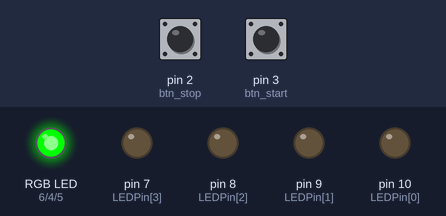
A program run on a simulated Arduino Uno, built with avr-gcc and run on an emulated ATmega328P. Parts: an RGB LED mixed from three pins (HIGH = lit), output pins drawn as LEDs (lit = HIGH). Dashed ring = blinking. The inputs (shaded band) are chosen by the test bench; at power-on: pin 3 (btn_start) HIGH, pin 2 (btn_stop) HIGH.

Above: at 1.2 s.
1.3 s: pin 3 (btn_start) pulled LOW for 0.15 s
At 1.65 s:
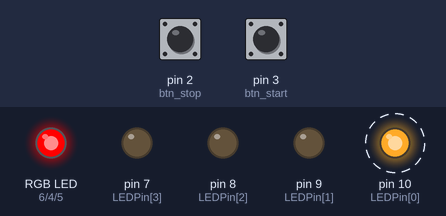
4.4 s: pin 2 (btn_stop) pulled LOW for 3.2 s
At 5.65 s:
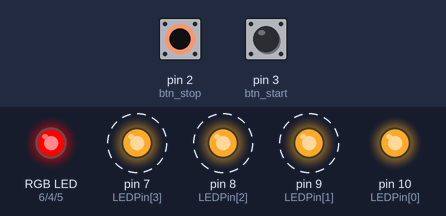
9.1 s: pin 3 (btn_start) pulled LOW for 1 s
At 9.95 s:
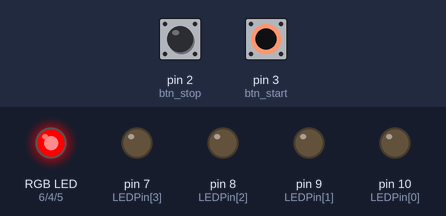
Timing chart, 0 to 22.1 s (numbered marks = the images above; inputs shaded):
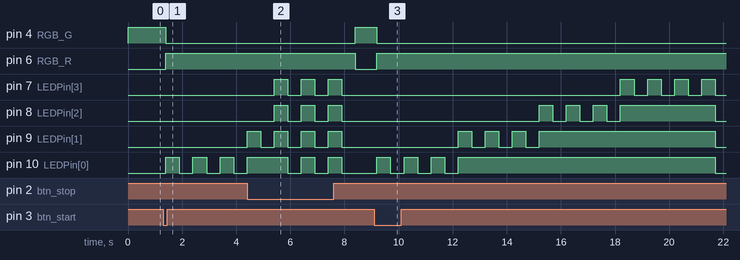

Measured:
- after the input at 1.3 s, pin 4 (RGB_G): HIGH → LOW after 0.10 s; pin 6 (RGB_R): LOW → HIGH after 0.10 s; pin 10 (LEDPin[0]): alternates HIGH for 0.50 s and LOW for 0.50 s, starting after 0.10 s
- after the input at 4.4 s, pin 4 (RGB_G): LOW → HIGH after 4.0 s; pin 6 (RGB_R): HIGH → LOW after 4.0 s; pin 7 (LEDPin[3]): alternates HIGH for 0.50 s and LOW for 0.50 s, 6 changes in all, then stays LOW, starting after 1.0 s
- after the input at 9.1 s, pin 4 (RGB_G): HIGH → LOW after 0.10 s; pin 6 (RGB_R): LOW → HIGH after 0.10 s
- by itself, pin 8 (LEDPin[2]): alternates HIGH for 0.50 s and LOW for 0.50 s, 6 changes in all, then stays LOW
- by itself, pin 9 (LEDPin[1]): alternates HIGH for 0.50 s and LOW for 0.50 s, 8 changes in all, then stays LOW

The program:

main.cpp
```cpp
#include <Arduino.h>
#include "charging.hpp"


void setup()
{
  setup_leds();
  setup_buttons();
  rgb_light(green);

  // set the initial values for debouncing
  start_last_debouncing_time = millis();
  stop_last_debouncing_time = millis();
}

void loop()
{
  current_time = millis();
  //debouncing on start button
  start_button_debounce();
  //debouncing on stop button
  stop_button_debounce();
  switch (state)
  {
  case CHARGING:
    charging();
    break;
  case ENDING:
    ending();
    break;
  default:
    break;
  }
}
```

charging.cpp
```cpp
#include "charging.hpp"

StationState state = FREE;
uint8_t LEDPin[4] = {10, 9, 8, 7};

uint8_t start_last_state = HIGH, start_state = HIGH;
unsigned long start_last_debouncing_time;

uint8_t stop_state = HIGH, stop_last_state = HIGH;
unsigned long stop_last_debouncing_time = 0;

unsigned long current_time = 0;

unsigned long start_charging_time = 0;
unsigned long ending_charging_time = 0;

void setup_leds()
{
  pinMode(LEDPin[0], OUTPUT);
  pinMode(LEDPin[1], OUTPUT);
  pinMode(LEDPin[2], OUTPUT);
  pinMode(LEDPin[3], OUTPUT);
  pinMode(RGB_R, OUTPUT);
  pinMode(RGB_B, OUTPUT);
  pinMode(RGB_G, OUTPUT);
}

void setup_buttons()
{
  pinMode(btn_start, INPUT);
  pinMode(btn_stop, INPUT);
}

void rgb_light(int color)
{
  if (color == red)
  {
    digitalWrite(RGB_R, HIGH);
    digitalWrite(RGB_B, LOW);
    digitalWrite(RGB_G, LOW);
  } else //green
  {
    digitalWrite(RGB_R, LOW);
    digitalWrite(RGB_G, HIGH);
    digitalWrite(RGB_B, LOW);
  }
}

void start_button_debounce()
{
    uint8_t value = digitalRead(btn_start);
    if (value != start_last_state) {
        start_last_debouncing_time = current_time;
    }
    if ((current_time - start_last_debouncing_time) > start_debouncing_delay)
    {
        if (value != start_state)
        {
            // modify the current button state
            start_state = value;

            if (start_state == LOW) // the button was pressed
            {
                Serial.println(value);
                if (state == FREE) {
                    state = CHARGING;
                    start_charging_time = current_time;
                    rgb_light(red);
                }
            }
        }
    }
    start_last_state = value;
}

void stop_button_debounce()
{
    uint8_t value = digitalRead(btn_stop);
    if (value != stop_last_state) {
        stop_last_debouncing_time = current_time;
    }
    if (current_time - stop_last_debouncing_time > stop_debouncing_delay)
    {
        if (value != stop_state)
        {
            // modify the current state
            stop_state = value;

            // modify the state of the charging
            if (stop_state == LOW) {
                if (state == CHARGING) {
                    state = ENDING;
                    ending_charging_time = current_time;
                }
            }
        }
    }
    stop_last_state = value;
}

void charging()
{
    // find the current led
    uint8_t index = (current_time - start_charging_time) / 3000;
    // find what the current state need to be
    // set the previous led on HIGH
    if (index != 0) digitalWrite(LEDPin[index - 1], HIGH);
    if (index == 4)
    {
        // the charging is ended
        state = ENDING;
        ending_charging_time = current_time;
        return;
    }

    // if the difference % 1000 is smaller that 500 the led need to be open, otherwise need to be close
    if ((current_time - start_charging_time) % 1000 < 500)
    {
        digitalWrite(LEDPin[index], HIGH);
    } else {
        digitalWrite(LEDPin[index], LOW);
    }

}

void ending()
{
    if (current_time - ending_charging_time > 3000)
    {
        // the ending state is close
        // close all leds
        digitalWrite(LEDPin[0], LOW);
        digitalWrite(LEDPin[1], LOW);
        digitalWrite(LEDPin[2], LOW);
        digitalWrite(LEDPin[3], LOW);
        // change the rgb color to green
        rgb_light(green);
        state = FREE;
        return;
    }
    if ((current_time - start_charging_time) % 1000 < 500)
    {
        digitalWrite(LEDPin[0], HIGH);
        digitalWrite(LEDPin[1], HIGH);
        digitalWrite(LEDPin[2], HIGH);
        digitalWrite(LEDPin[3], HIGH);
    } else {
        digitalWrite(LEDPin[0], LOW);
        digitalWrite(LEDPin[1], LOW);
        digitalWrite(LEDPin[2], LOW);
        digitalWrite(LEDPin[3], LOW);
    }
}
```

charging.hpp
```cpp
#ifndef CHARGING_HPP
#define CHARGING_HPP

#include <Arduino.h>

#define RGB_R 6
#define RGB_B 5
#define RGB_G 4
#define btn_start 3
#define btn_stop 2
#define red 0
#define green 1
#define start_debouncing_delay 100
#define stop_debouncing_delay 1000

enum StationState {FREE, CHARGING, ENDING};

extern StationState state;
extern uint8_t LEDPin[4];

extern uint8_t start_last_state, start_state;
extern unsigned long start_last_debouncing_time;

extern uint8_t stop_state, stop_last_state;
extern unsigned long stop_last_debouncing_time;

extern unsigned long current_time;

extern unsigned long start_charging_time;
extern unsigned long ending_charging_time;

void setup_leds();
void setup_buttons();
void rgb_light(int);
void start_button_debounce();
void stop_button_debounce();
void charging();
void ending();


#endif
```
